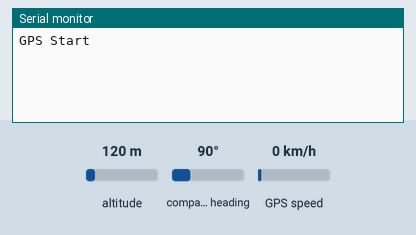
This sketch was run on a simulated ESP8266 (NodeMCU). Shown: the last lines printed to the serial monitor. Inputs (shaded band) come from the test bench; at power-on: GPS speed 0 km/h, altitude 120 m, compass heading 90°. WiFi joins after 1.5 s; servers stay silent unless stated; the GPS gets a fix after 3 s at 37.7749, -122.4194 with 8 satellites.

Above: at 3.0 s.
3.1 s: GPS speed set to 2 km/h
At 4.6 s:
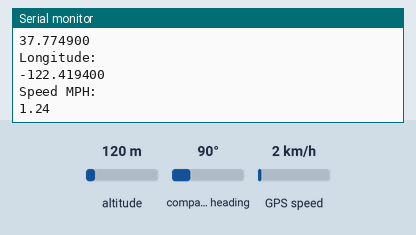
5.3 s: GPS speed set to 30 km/h
At 6.6 s:
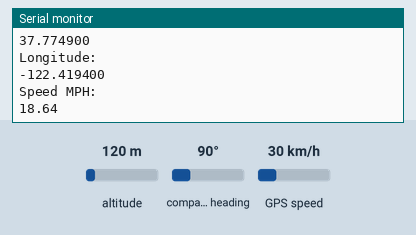
Timing chart, 0 to 8.3 s (numbered marks = the images above; inputs shaded):
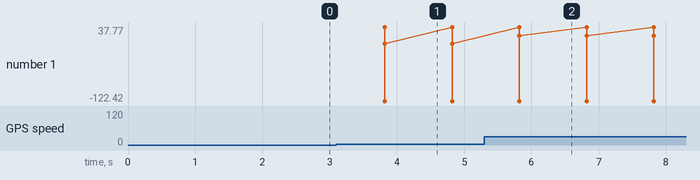

The sketch:

gps_node.ino
```cpp
#include "TinyGPS++.h"

#include <ESP8266WiFi.h>
#include <BlynkSimpleEsp8266.h>
#define BLYNK_PRINT Serial

char auth[] = "xTXuGacAdsHkfMzptMPI4go-5YsiYBi8";
char ssid[] = "GpsWiFi";
char pass[] = "01234567890";
BlynkTimer timer;
TinyGPSPlus gps;//This is the GPS object that will pretty much do all the grunt work with the NMEA data
void setup()
{
Serial.begin(9600);//This opens up communications to the Serial monitor in the Arduino IDE
Serial.println("GPS Start");//Just show to the monitor that the sketch has started
Blynk.begin(auth, ssid, pass);
timer.setInterval(1000L, sendGPS);

}
String lat_ ;
String lon_ ;
int speed_ = 0 ;
int Index1 = 0;

void sendGPS()
{
  Blynk.virtualWrite(V1, Index1, lat_, lon_, "value");
  Blynk.virtualWrite(V2, speed_);
}

void loop()
{
  Blynk.run();   /* Initiates Blynk */
  timer.run();    /* run BlynkTimer */

while(Serial.available())//While there are characters to come from the GPS
{
gps.encode(Serial.read());//This feeds the serial NMEA data into the library one char at a time
}
if(gps.location.isUpdated())//This will pretty much be fired all the time anyway but will at least reduce it to only after a package of NMEA data comes in
{
//Get the latest info from the gps object which it derived from the data sent by the GPS unit
lat_ = String(gps.location.lat(),6);
lon_ = String(gps.location.lng(),6);
speed_ =  gps.speed.mph() ;

Serial.println("Latitude:");
Serial.println(lat_);
Serial.println("Longitude:");
Serial.println(gps.location.lng(), 6);
Serial.println("Speed MPH:");
Serial.println(gps.speed.mph());
Serial.println("");
}
}
```

Measured:
- after the input at 3.1 s, the serial monitor: prints a new line after 0.72 s (image 1)
- after the input at 5.3 s, the serial monitor: prints a new line after 0.52 s (image 2)
- plotted number 1: 1.24 → 18.64 after the input at 5.3 s
